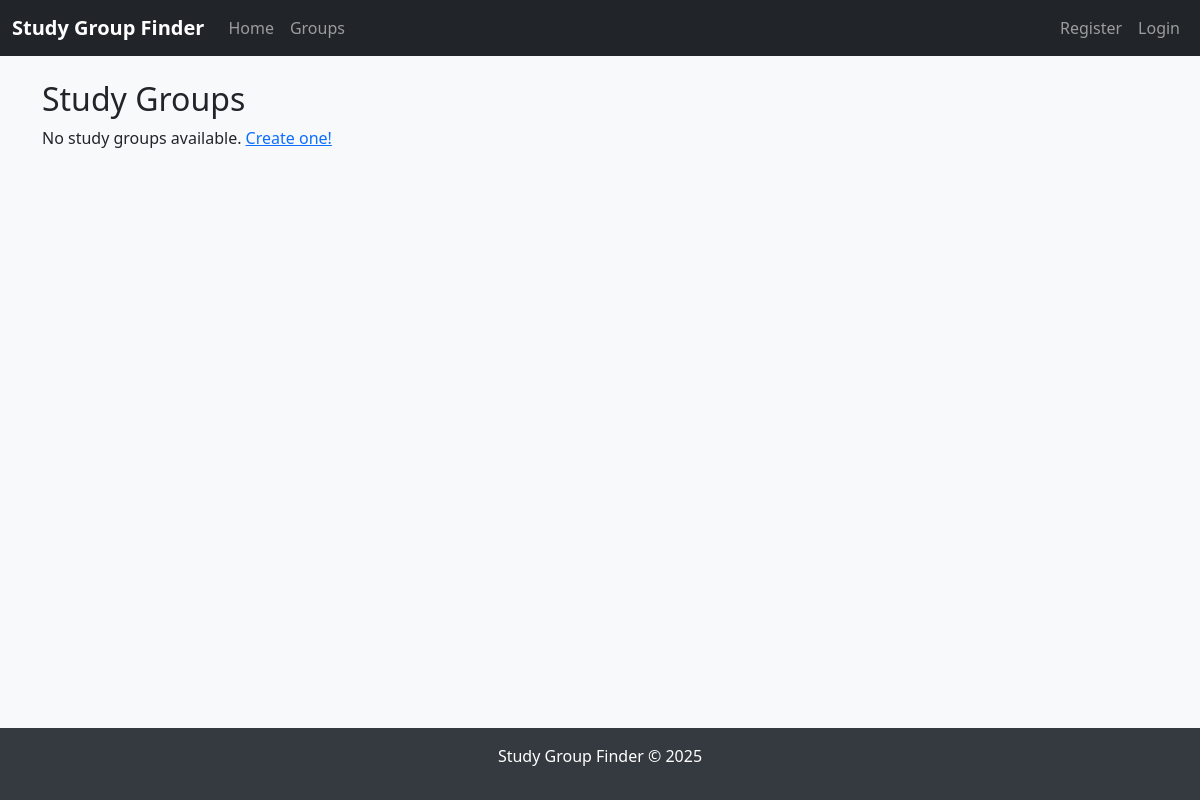
Before: /groups with the older database file.
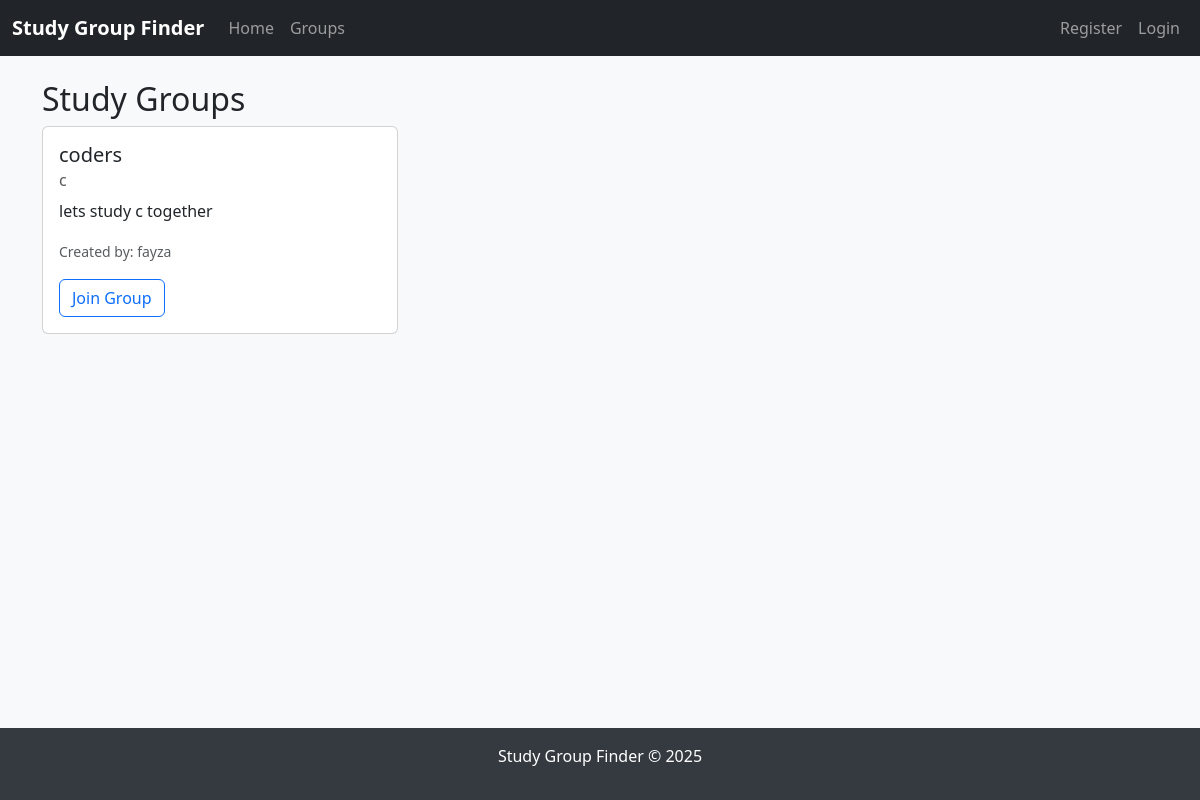
After: the same page with the newer database file.
### tables this page shows
CREATE TABLE groups
                 (id INTEGER PRIMARY KEY AUTOINCREMENT,
                  name TEXT NOT NULL,
                  subject TEXT NOT NULL,
                  description TEXT,
                  creator_id INTEGER,
                  FOREIGN KEY (creator_id) REFERENCES users(id));

CREATE TABLE users
                 (id INTEGER PRIMARY KEY AUTOINCREMENT,
                  username TEXT UNIQUE NOT NULL,
                  password TEXT NOT NULL);

### app.py (the view)
@app.route('/groups')
def groups():
    conn = sqlite3.connect('study_groups.db')
    c = conn.cursor()
    c.execute("SELECT groups.id, groups.name, groups.subject, groups.description, users.username "
              "FROM groups JOIN users ON groups.creator_id = users.id")
    groups = c.fetchall()
    conn.close()
    return render_template('groups.html', groups=groups)

### templates/groups.html (shortened to what this page needs)
{% extends "layout.html" %}
{% block content %}
    <h2>Study Groups</h2>
    {% if groups %}
        <div class="row">
            {% for group in groups %}
                <div class="col-md-4 mb-3">
                    <div class="card">
                        <div class="card-body">
                            <h5 class="card-title">{{ group[1] }}</h5>
                            <h6 class="card-subtitle mb-2 text-muted">{{ group[2] }}</h6>
                            <p class="card-text">{{ group[3] }}</p>
                            <p class="card-text"><small class="text-muted">Created by: {{ group[4] }}</small></p>
                            <a href="#" class="btn btn-outline-primary">Join Group</a>
                        </div>
                    </div>
                </div>
            {% endfor %}
        </div>
    {% else %}
        <p>No study groups available. <a href="{{ url_for('create_group') }}">Create one!</a></p>
    {% endif %}
{% endblock %}

### templates/layout.html (shortened to what this page needs)
<!DOCTYPE html>
<html lang="en">
<head>
    <link href="https://cdn.jsdelivr.net/npm/bootstrap@5.3.0/dist/css/bootstrap.min.css" rel="stylesheet">
</head>
<body>
    <nav class="navbar navbar-expand-lg navbar-dark bg-dark">
        <div class="container-fluid">
            <a class="navbar-brand" href="{{ url_for('index') }}">Study Group Finder</a>
            <div class="collapse navbar-collapse" id="navbarNav">
                <ul class="navbar-nav me-auto">
                    <li class="nav-item">
                        <a class="nav-link" href="{{ url_for('index') }}">Home</a>
                    </li>
                    <li class="nav-item">
                        <a class="nav-link" href="{{ url_for('groups') }}">Groups</a>
                    </li>
                </ul>
                <ul class="navbar-nav ms-auto">
                    {% if session.user_id %}
                        <li class="nav-item">
                            <a class="nav-link" href="{{ url_for('logout') }}">Logout ({{ session.username }})</a>
                        </li>
                    {% else %}
                        <li class="nav-item">
                            <a class="nav-link" href="{{ url_for('register') }}">Register</a>
                        </li>
                        <li class="nav-item">
                            <a class="nav-link" href="{{ url_for('login') }}">Login</a>
                        </li>
                    {% endif %}
                </ul>
            </div>
        </div>
    </nav>
    <div class="container mt-4">
        {% block content %}{% endblock %}
    </div>
    <footer class="footer">
        <p>Study Group Finder © 2025</p>
    </footer>
</body>
</html>

### templates/layout.html (style rules this page uses)
body { background-color: #f8f9fa; }
.navbar-brand { font-weight: bold; }
.footer { text-align: center; padding: 1rem; background-color: #343a40; color: white; position: fixed; bottom: 0; width: 100%; }

Changed rows visible on the page:
added groups: name "coders", subject "c", description "lets study c together", username "fayza"
Other visible differences:
text no longer shown: "No study groups available. Create one!"
